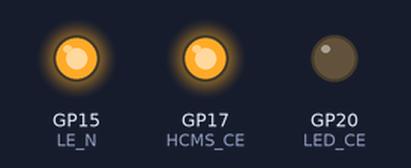
The program below on a simulated Raspberry Pi Pico running MicroPython. On the bench: output pins drawn as LEDs (lit = HIGH). Pins used as bus, display or sensor lines are not drawn. At 0.0 s the program stops and its outputs stay as they are.

Above: at 0.1 s.
Timing chart, 0 to 1.5 s (numbered marks = the images above):
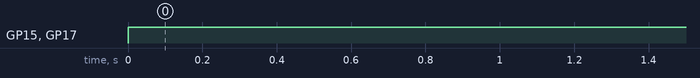

Measured:
- by itself, GP15 (LE_N), GP17 (HCMS_CE): LOW → HIGH at 0.00 s

The program:

pins.py
```python
from machine import Pin, SPI
import machine

# ==========================================
# SHARED 8-BIT Z80 BUS (Multiplexed)
# ==========================================
PICO_BUS_PINS = [Pin(i, Pin.IN, Pin.PULL_DOWN) for i in range(8)]

def read_shared_bus():
    return machine.mem32[0xd0000004] & 0xFF

# ==========================================
# BUS LATCH CONTROLS (Active Low)
# ==========================================
OE_U1_ADDR_L = Pin(13, Pin.OUT, value=1)
OE_U3_ADDR_H = Pin(12, Pin.OUT, value=1)
OE_U4_DATA   = Pin(8, Pin.OUT, value=1)
OE_U5_STATUS = Pin(10, Pin.OUT, value=1)
OE_U6_SHADOW = Pin(9, Pin.OUT, value=1)
OE_U7_SHADOW_DATA = Pin(11, Pin.OUT, value=1)
LE_N = Pin(15, Pin.OUT, value=1)

# ==========================================
# Z80 CONTROL SIGNALS & INTERRUPTS
# ==========================================
Z80_IORQ = Pin(27, Pin.IN, Pin.PULL_UP)
Z80_WR   = Pin(28, Pin.IN, Pin.PULL_UP)
DISP_EN  = Pin(26, Pin.IN, Pin.PULL_UP)

# ==========================================
# FRONT PANEL UI & SPI DEVICES
# ==========================================
# Switches
SW_RUN  = Pin(21, Pin.IN, Pin.PULL_UP)
SW_STEP = Pin(22, Pin.IN, Pin.PULL_UP)

# SPI Bus
# The bus is shared by devices with different SPI mode requirements.
# We initialize it here, but the mode will be changed dynamically.
# Per the Pico datasheet, for SPI(0), SCK must be on GP18 and MOSI on GP19.
SPI_BUS = SPI(0, sck=Pin(18), mosi=Pin(19))

def setup_spi_for_lcd():
    """Configures the SPI bus for the quirky EA DIP205G-4NLED display."""
    SPI_BUS.init(baudrate=500_000, polarity=1, phase=1)

def setup_spi_for_hcms_and_leds():
    """Configures the SPI bus for the standard HCMS displays and 74HC595."""
    SPI_BUS.init(baudrate=1_000_000, polarity=0, phase=0)

# SPI Device Control Pins
LCD_CS  = Pin(16, Pin.OUT, value=1)      # Chip Select for character LCD (Active Low) - on GP16
HCMS_CE = Pin(17, Pin.OUT, value=1)      # Chip Enable for HCMS displays (Active Low) - on GP17
HCMS_RS = Pin(14, Pin.OUT, value=0)      # Register Select for HCMS (0=Control, 1=Data)
LED_CE  = Pin(20, Pin.OUT, value=0)      # Latch Enable for 74HC595 LED driver (Pulse high)
```
